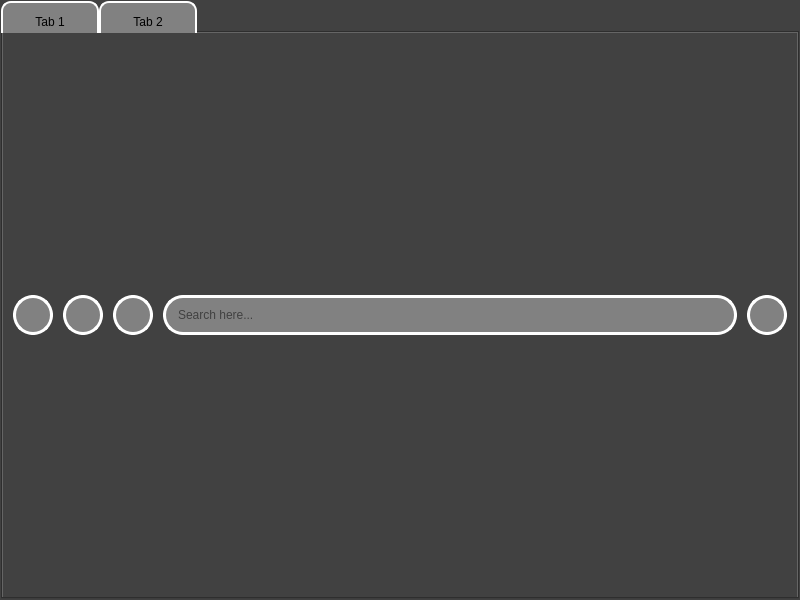
<?xml version="1.0" encoding="UTF-8"?>
<ui version="4.0">
 <class>MainWindow</class>
 <widget class="QMainWindow" name="MainWindow">
  <property name="geometry">
   <rect>
    <x>0</x>
    <y>0</y>
    <width>800</width>
    <height>600</height>
   </rect>
  </property>
  <property name="windowTitle">
   <string>IZP browser</string>
  </property>
  <property name="windowIcon">
   <iconset>
    <normaloff>icon.png</normaloff>icon.png</iconset>
  </property>
  <widget class="QWidget" name="centralwidget">
   <property name="styleSheet">
    <string notr="true">background-color: rgb(65, 65, 65);</string>
   </property>
   <layout class="QVBoxLayout" name="verticalLayout_2">
    <property name="spacing">
     <number>1</number>
    </property>
    <property name="leftMargin">
     <number>1</number>
    </property>
    <property name="topMargin">
     <number>1</number>
    </property>
    <property name="rightMargin">
     <number>1</number>
    </property>
    <property name="bottomMargin">
     <number>1</number>
    </property>
    <item>
     <widget class="QTabWidget" name="tabWidget">
      <property name="styleSheet">
       <string notr="true">QTabBar::tab{
	background-color:rgb(129, 129, 129);
	border: 2px solid rgb(255, 255, 255);
	border-radius: 10px;
	margin-bottom: -10px;
	border-color: rgb(255, 255, 255);
	font: 12pt &quot;Bahnschrift&quot;;
	padding: 12px;
	min-width: 70px;
}
QTabBar::tab:hover{
	border: 2px solid rgb(107, 248, 255);
}
QTabBar::tab:focus{
	background-color: rgb(159, 159, 159);
	border: 2px solid rgb(0, 170, 255);
}</string>
      </property>
      <property name="currentIndex">
       <number>0</number>
      </property>
      <property name="movable">
       <bool>true</bool>
      </property>
      <widget class="QWidget" name="tab">
       <attribute name="title">
        <string>Tab 1</string>
       </attribute>
       <layout class="QVBoxLayout" name="verticalLayout" stretch="1,8">
        <property name="spacing">
         <number>0</number>
        </property>
        <property name="leftMargin">
         <number>0</number>
        </property>
        <property name="topMargin">
         <number>0</number>
        </property>
        <property name="rightMargin">
         <number>0</number>
        </property>
        <property name="bottomMargin">
         <number>0</number>
        </property>
        <item>
         <layout class="QHBoxLayout" name="search_bar">
          <property name="spacing">
           <number>10</number>
          </property>
          <property name="leftMargin">
           <number>10</number>
          </property>
          <property name="topMargin">
           <number>10</number>
          </property>
          <property name="rightMargin">
           <number>10</number>
          </property>
          <property name="bottomMargin">
           <number>10</number>
          </property>
          <item>
           <widget class="QPushButton" name="page_back_button">
            <property name="minimumSize">
             <size>
              <width>40</width>
              <height>40</height>
             </size>
            </property>
            <property name="maximumSize">
             <size>
              <width>40</width>
              <height>40</height>
             </size>
            </property>
            <property name="styleSheet">
             <string notr="true">QPushButton{
	background-color: rgb(129, 129, 129);
	border: 3px solid rgb(255, 255, 255);
	border-radius: 20px;
	border-color: rgb(255, 255, 255);
}
QPushButton:hover{
	border: 3px solid rgb(0, 255, 255);
}
QPushButton:focus{
	background-color: rgb(140, 140, 140);
	border: 3px solid rgb(0, 170, 255);
}</string>
            </property>
            <property name="text">
             <string/>
            </property>
           </widget>
          </item>
          <item>
           <widget class="QPushButton" name="page_forward_button">
            <property name="minimumSize">
             <size>
              <width>40</width>
              <height>40</height>
             </size>
            </property>
            <property name="maximumSize">
             <size>
              <width>40</width>
              <height>40</height>
             </size>
            </property>
            <property name="styleSheet">
             <string notr="true">QPushButton{
	background-color: rgb(129, 129, 129);
	border: 3px solid rgb(255, 255, 255);
	border-radius: 20px;
	border-color: rgb(255, 255, 255);
}
QPushButton:hover{
	border: 3px solid rgb(0, 255, 255);
}
QPushButton:focus{
	background-color: rgb(140, 140, 140);
	border: 3px solid rgb(0, 170, 255);
}</string>
            </property>
            <property name="text">
             <string/>
            </property>
           </widget>
          </item>
          <item>
           <widget class="QPushButton" name="page_reload_button">
            <property name="minimumSize">
             <size>
              <width>40</width>
              <height>40</height>
             </size>
            </property>
            <property name="maximumSize">
             <size>
              <width>40</width>
              <height>40</height>
             </size>
            </property>
            <property name="styleSheet">
             <string notr="true">QPushButton{
	background-color: rgb(129, 129, 129);
	border: 3px solid rgb(255, 255, 255);
	border-radius: 20px;
	border-color: rgb(255, 255, 255);
}
QPushButton:hover{
	border: 3px solid rgb(0, 255, 255);
}
QPushButton:focus{
	background-color: rgb(140, 140, 140);
	border: 3px solid rgb(0, 170, 255);
}</string>
            </property>
            <property name="text">
             <string/>
            </property>
           </widget>
          </item>
          <item>
           <widget class="QLineEdit" name="search_field">
            <property name="minimumSize">
             <size>
              <width>0</width>
              <height>40</height>
             </size>
            </property>
            <property name="maximumSize">
             <size>
              <width>16777215</width>
              <height>40</height>
             </size>
            </property>
            <property name="styleSheet">
             <string notr="true">QLineEdit{
	background-color:rgb(129, 129, 129);
	border: 3px solid rgb(255, 255, 255);
	border-radius: 20px;
	border-color: rgb(255, 255, 255);
	padding-left: 10px;
	padding-right: 10px;
	font: 14pt &quot;Bahnschrift&quot;;
}
QLineEdit:hover{
	border: 3px solid rgb(107, 248, 255);
}
QLineEdit:focus{
	background-color: rgb(159, 159, 159);
	border: 3px solid rgb(0, 170, 255);
}</string>
            </property>
            <property name="placeholderText">
             <string>Search here...</string>
            </property>
           </widget>
          </item>
          <item>
           <widget class="QPushButton" name="settings_button">
            <property name="minimumSize">
             <size>
              <width>40</width>
              <height>40</height>
             </size>
            </property>
            <property name="maximumSize">
             <size>
              <width>40</width>
              <height>40</height>
             </size>
            </property>
            <property name="styleSheet">
             <string notr="true">QPushButton{
	background-color: rgb(129, 129, 129);
	border: 3px solid rgb(255, 255, 255);
	border-radius: 20px;
	border-color: rgb(255, 255, 255);
}
QPushButton:hover{
	border: 3px solid rgb(0, 255, 255);
}
QPushButton:focus{
	background-color: rgb(140, 140, 140);
	border: 3px solid rgb(0, 170, 255);
}</string>
            </property>
            <property name="text">
             <string/>
            </property>
           </widget>
          </item>
         </layout>
        </item>
        <item>
         <layout class="QVBoxLayout" name="web_engine_box">
          <property name="spacing">
           <number>0</number>
          </property>
         </layout>
        </item>
       </layout>
      </widget>
      <widget class="QWidget" name="tab_2">
       <attribute name="title">
        <string>Tab 2</string>
       </attribute>
      </widget>
     </widget>
    </item>
   </layout>
  </widget>
 </widget>
 <tabstops>
  <tabstop>page_back_button</tabstop>
  <tabstop>page_forward_button</tabstop>
  <tabstop>page_reload_button</tabstop>
  <tabstop>settings_button</tabstop>
  <tabstop>search_field</tabstop>
 </tabstops>
 <resources/>
 <connections/>
</ui>
